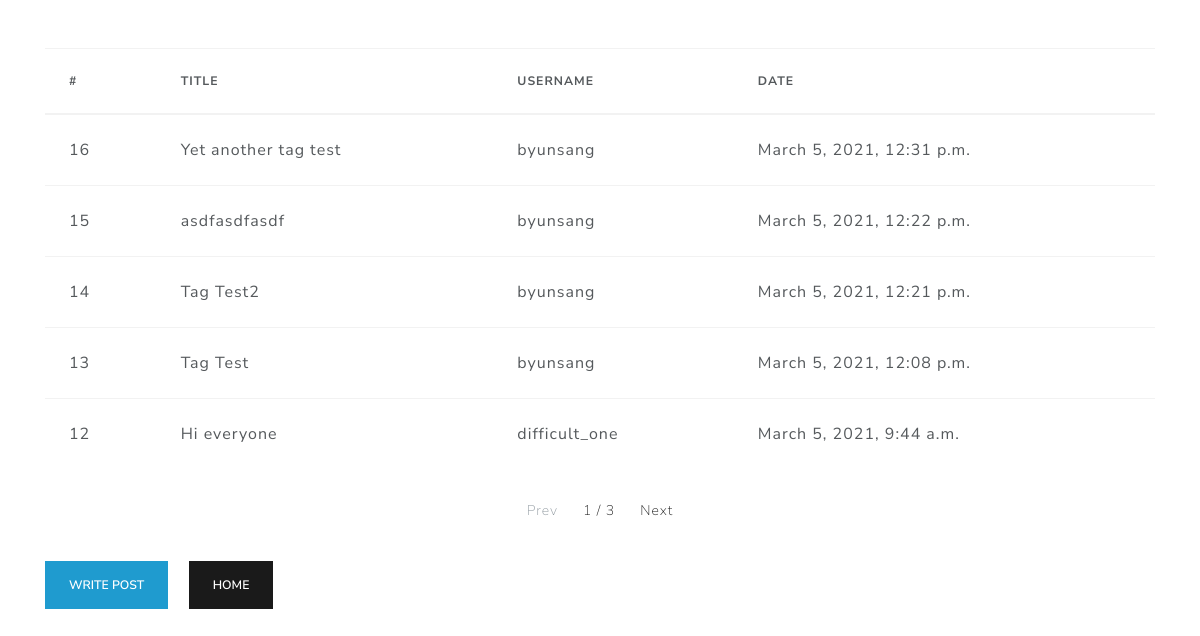
/board/list/, run on the app's committed database.
### board/models.py (models this page shows, shortened)
class Board(models.Model):
    title = models.CharField(max_length=128,
                             verbose_name='Title')
    contents = models.TextField(verbose_name='Contents')
    author = models.ForeignKey('user.User',
                               on_delete=models.CASCADE,
                               verbose_name='Author')
    tags = models.ManyToManyField('tag.Tag',
                                  verbose_name='Tag')
    registered_dttm = models.DateTimeField(auto_now_add=True,
                                           verbose_name='Registered Date/Time')
    class Meta:
        db_table = 'byun_project_board'
        verbose_name = 'byun_project_board'

### user/models.py (models this page shows)
class User(models.Model):
    username = models.CharField(max_length=64,
                                verbose_name='User Name')
    useremail = models.EmailField(max_length=128,
                                  verbose_name='User Email')
    password = models.CharField(max_length=64,
                                verbose_name='User Password')
    registered_dttm = models.DateTimeField(auto_now_add=True,
                                           verbose_name='Registered Date/Time')
    def __str__(self):
        return self.username
    class Meta:
        db_table = 'byun_project_users'
        verbose_name = 'byun_project_user'

### board/views.py (the view)
# urls.py: path('list/', views.board_list),
def board_list(request):
    all_boards = Board.objects.all().order_by("-id")
    page = int(request.GET.get('p', 1))
    paginator = Paginator(all_boards, 5)
    boards = paginator.get_page(page)
    return render(request, 'board_list.html', {'boards': boards})

### board/templates/board_list.html (shortened to what this page needs)
{% extends "base.html" %}
{% block contents %}
<div class="row mt-5">
    <div class="col-12">
        <table class="table table-hover">
            <thead>
                <tr>
                    <th>#</th>
                    <th>Title</th>
                    <th>Username</th>
                    <th>Date</th>
                </tr>
            </thead>
            <tbody>
                {% for board in boards %}
                    <tr onclick="location.href='/board/detail/{{ board.id }}'">
                        <td>{{ board.id }}</td>
                        <td>{{ board.title }}</td>
                        <td>{{ board.author }}</td>
                        <td>{{ board.registered_dttm }}</td>
                    </tr>
                {% endfor %}
            </tbody>
        </table>
    </div>
</div>
<div class="row mt-2">
    <div class="col-12">
        <nav>
            <ul class="pagination justify-content-center">
                {% if boards.has_previous %}
                    <li class="page-item">
                        <a class="page-link" href="?p={{ boards.previous_page_number }}">Prev</a>
                    </li>
                {% else %}
                    <li class="page-item disabled">
                        <a class="page-link" href="#">Prev</a>
                    </li>
                {% endif %}
                <li class="page-item">
                    <a class="page-link" href="#">{{ boards.number }} / {{ boards.paginator.num_pages }}</a>
                </li>
                {% if boards.has_next %}
                    <li class="page-item">
                        <a class="page-link" href="?p={{ boards.next_page_number }}">Next</a>
                    </li>
                {% else %}
                    <li class="page-item disabled">
                        <a class="page-link" href="#">Next</a>
                    </li>
                {% endif %}
            </ul>
        </nav>
    </div>
</div>
<div class="row">
    <div class="col-12">
        <button class="btn btn-info mt-3 mr-3" onclick="location.href='/board/write'">
            Write Post
        </button>
        <button class="btn btn-primary mt-3" onclick="location.href='/'">
            Home
        </button>
    </div>
</div>
{% endblock %}

### board/templates/base.html (shortened to what this page needs)
<html lang='en'>
    <head>
        <link rel="stylesheet" href="/static/bootstrap.min.css">
    </head>
    <body>
        <div class="container">
            {% block contents %}
            {% endblock %}
        </div>
    </body>
</html>

### data on the page
Board: id "16", title "Yet another tag test", author "byunsang", registered_dttm "March 5, 2021, 12:31 p.m."
Board: id "15", title "asdfasdfasdf", author "byunsang", registered_dttm "March 5, 2021, 12:22 p.m."
Board: id "14", title "Tag Test2", author "byunsang", registered_dttm "March 5, 2021, 12:21 p.m."
Board: id "13", title "Tag Test", author "byunsang", registered_dttm "March 5, 2021, 12:08 p.m."
Board: id "12", title "Hi everyone", author "difficult_one", registered_dttm "March 5, 2021, 9:44 a.m."

### other printed values
{{ boards.number }} "1"
{{ boards.paginator.num_pages }} "3"
